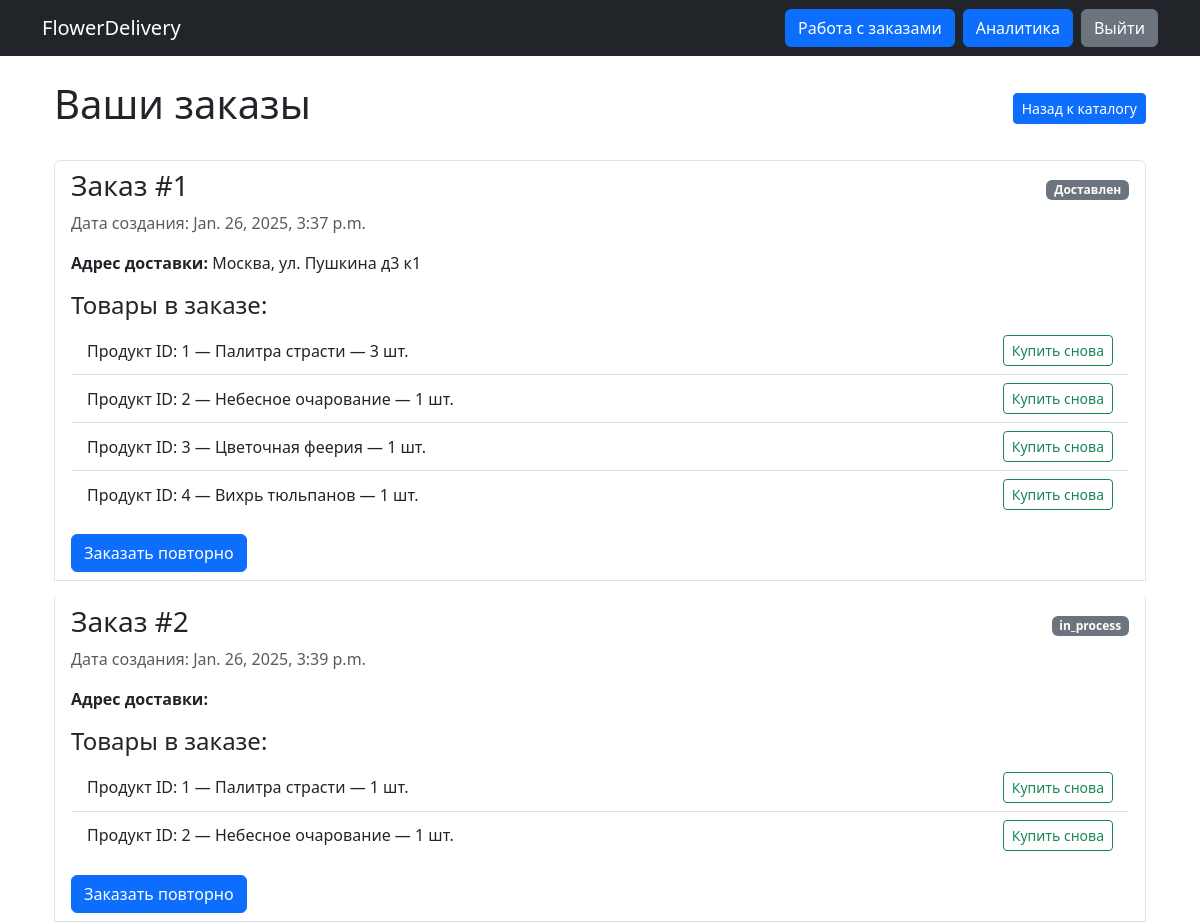
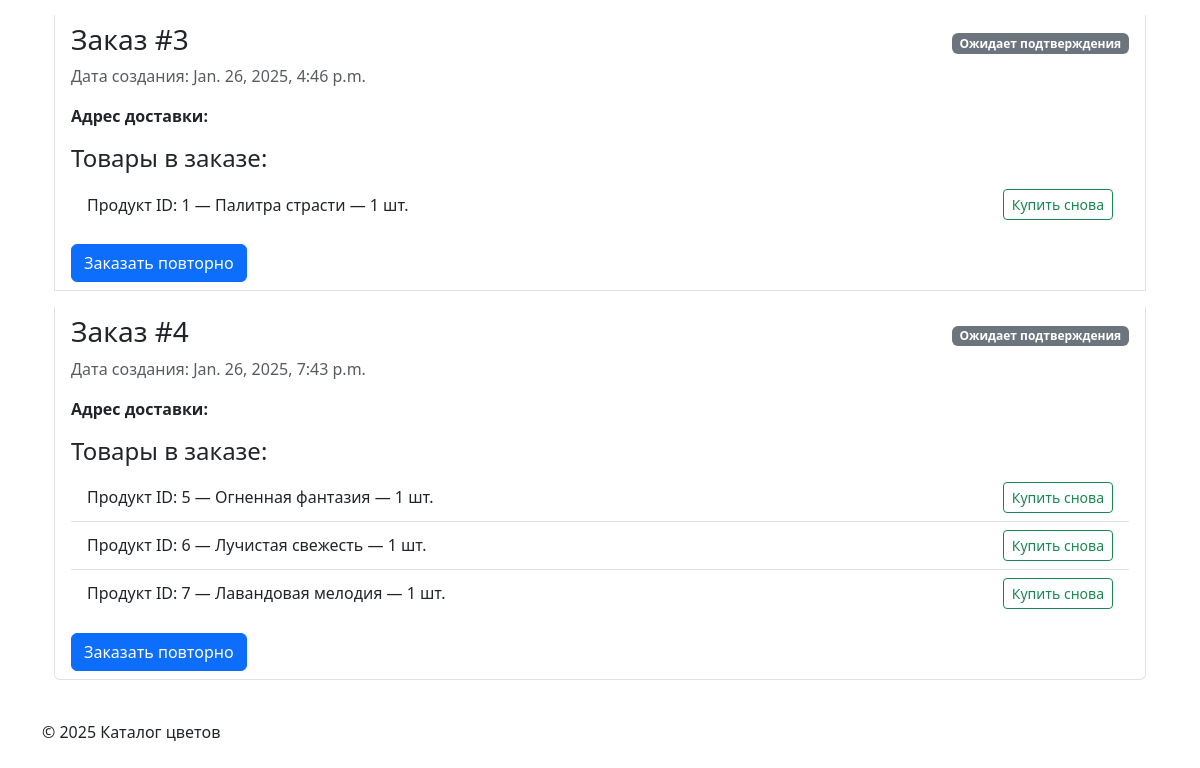
The page /orders/ (signed in) on the database as committed earlier (2 pictures, top to bottom).
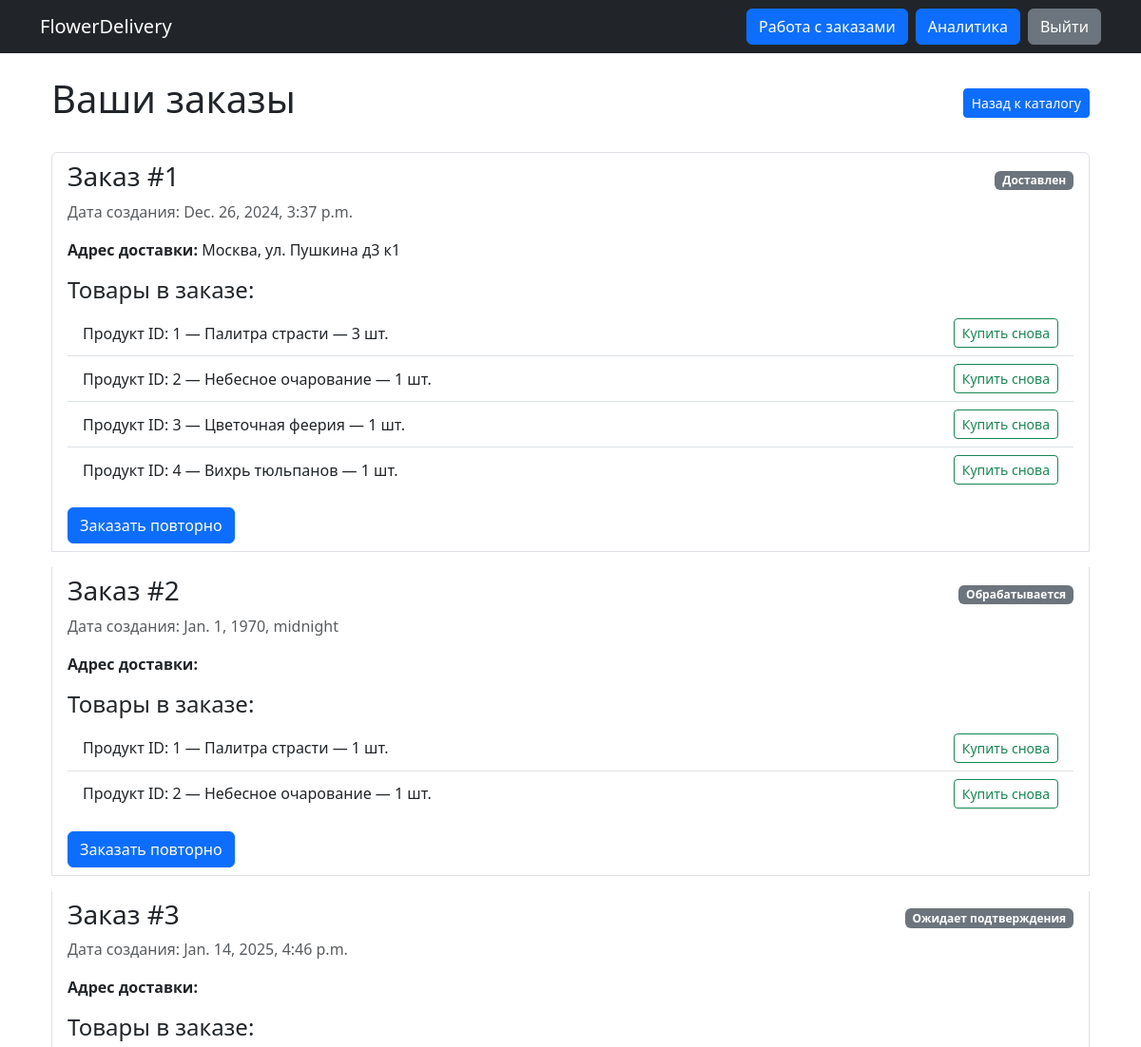
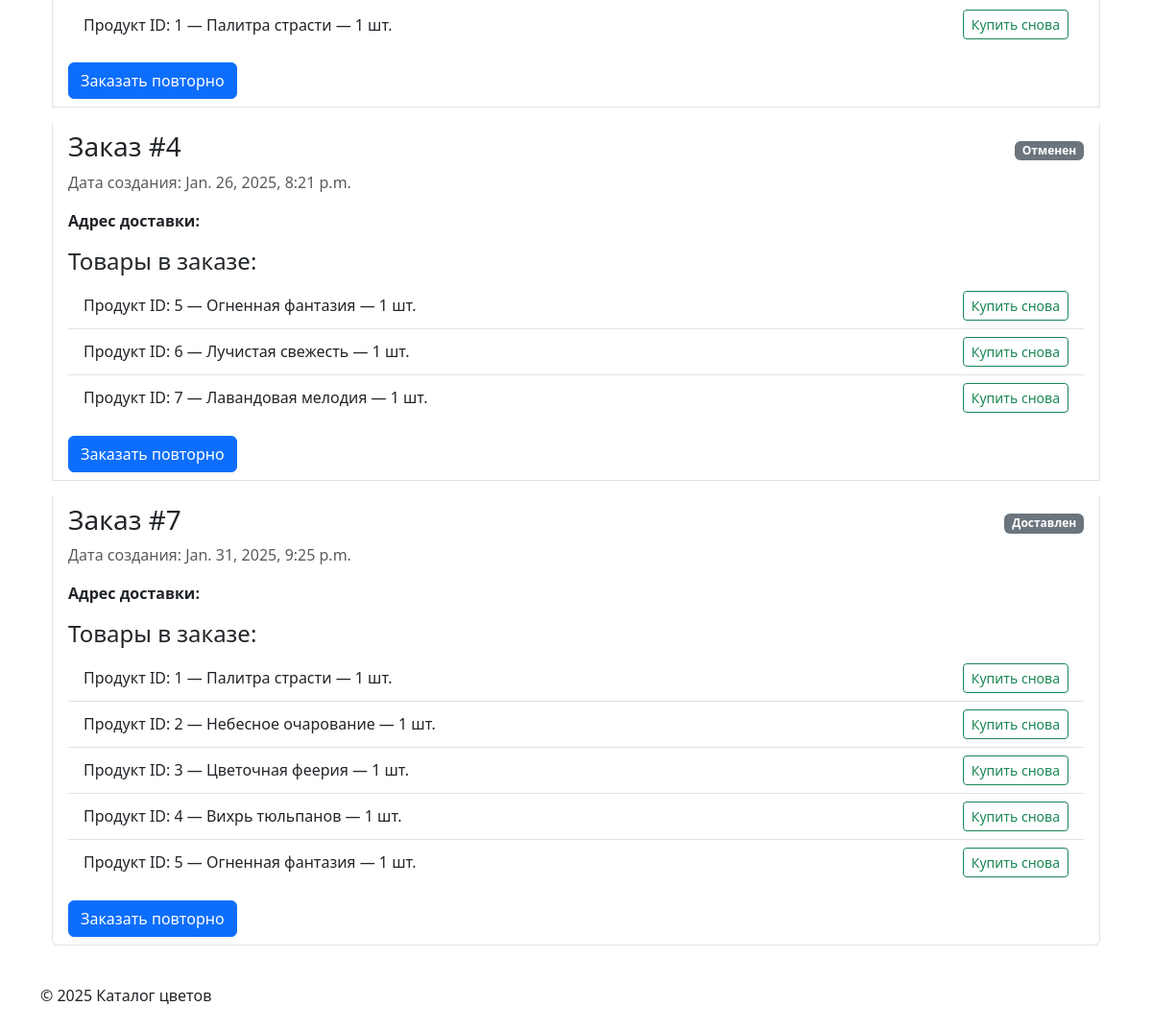
The same page on the database as committed later (2 pictures, top to bottom).
### orders/models.py (models this page shows, shortened)
class Order(models.Model):
    user = models.ForeignKey(User, on_delete=models.CASCADE, related_name='orders')
    created_at = models.DateTimeField(auto_now_add=True)
    delivery_address = models.TextField()
    status = models.CharField(max_length=20, choices=(
        ('pending', 'Ожидает подтверждения'),
        ('processed', 'Обрабатывается'),
        ('delivered', 'Доставлен'),
        ('canceled', 'Отменен')
    ), default='pending')

class OrderItem(models.Model):
    order = models.ForeignKey(Order, on_delete=models.CASCADE, related_name='items')
    product = models.ForeignKey(Product, on_delete=models.CASCADE)
    quantity = models.PositiveIntegerField(default=1)

### catalog/models.py (models this page shows, shortened)
class Product(models.Model):
    name = models.CharField(max_length=200)
    description = models.TextField()
    price = models.DecimalField(max_digits=10, decimal_places=2)
    image = models.ImageField(upload_to='products/')
    created_at = models.DateTimeField(auto_now_add=True)

### orders/views.py (the view)
# urls.py: path('', OrderListView.as_view(), name='order_list'),
class OrderListView(LoginRequiredMixin, View):
    def get(self, request):
        orders = Order.objects.filter(user=request.user).prefetch_related('items')
        return render(request, 'orders/order_list.html', {'orders': orders})

### templates/orders/order_list.html (shortened to what this page needs)
{% extends 'base.html' %}
{% block content %}
<div class="container mt-4">
    <div class="d-flex justify-content-between align-items-center mb-4">
        <h1>Ваши заказы</h1>
        <a href="/" class="btn btn-primary btn-sm">Назад к каталогу</a>
    </div>
    {% if orders %}
        <div class="list-group">
            {% for order in orders %}
                <div class="list-group-item mb-3">
                    <div class="d-flex justify-content-between align-items-center">
                        <h3>Заказ #{{ order.id }}</h3>
                        <span class="badge bg-secondary">{{ order.get_status_display }}</span>
                    </div>
                    <p class="text-muted">Дата создания: {{ order.created_at }}</p>
                    <p><strong>Адрес доставки:</strong> {{ order.delivery_address }}</p>
                    <h4>Товары в заказе:</h4>
                    <ul class="list-group list-group-flush">
                        {% for item in order.items.all %}
                            <li class="list-group-item d-flex justify-content-between align-items-center">
                                <div>
                                    Продукт ID: {{ item.product_id }} — {{ item.product.name }} — {{ item.quantity }} шт.
                                </div>
                                <a href="{% url 'buy_again_item' item.id %}" class="btn btn-sm btn-outline-success">
                                    Купить снова
                                </a>
                            </li>
                        {% endfor %}
                    </ul>
                    <div class="mt-3">
                        <a href="{% url 'reorder' order.id %}" class="btn btn-primary">
                            Заказать повторно
                        </a>
                    </div>
                </div>
            {% endfor %}
        </div>
    {% else %}
        <div class="alert alert-info" role="alert">
            У вас пока нет заказов.
        </div>
    {% endif %}
</div>
{% endblock %}

Rows that differ between the two databases and show on the page:
changed Order "Москва, ул. Пушкина д3 к1": created_at "Jan. 26, 2025, 3:37 p.m." → "Dec. 26, 2024, 3:37 p.m."
changed Order id 2: status "in_process" → "Обрабатывается"; created_at "Jan. 26, 2025, 3:39 p.m." → "Jan. 1, 1970, midnight"
changed Order "Ожидает подтверждения": created_at "Jan. 26, 2025, 4:46 p.m." → "Jan. 14, 2025, 4:46 p.m."
changed Order id 4: status "Ожидает подтверждения" → "Отменен"; created_at "Jan. 26, 2025, 7:43 p.m." → "Jan. 26, 2025, 8:21 p.m."
added Order: id "7", status "Доставлен", created_at "Jan. 31, 2025, 9:25 p.m."
added OrderItem: product_id "1", product.name "Палитра страсти", quantity "1", shown under "7"
added OrderItem: product_id "2", product.name "Небесное очарование", quantity "1", shown under "7"
added OrderItem: product_id "3", product.name "Цветочная феерия", quantity "1", shown under "7"
added OrderItem: product_id "4", product.name "Вихрь тюльпанов", quantity "1", shown under "7"
added OrderItem: product_id "5", product.name "Огненная фантазия", quantity "1", shown under "7"
